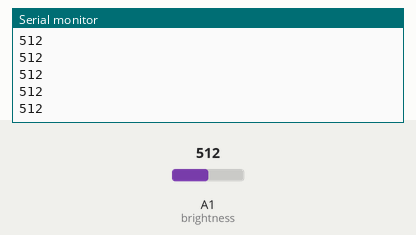
Simulated run of this sketch. Board: Arduino Uno, built with avr-gcc and run on an emulated ATmega328P. Parts: the last lines printed to the serial monitor. The inputs (shaded band) are chosen by the test bench; at power-on: A1 (brightness) = 512.

Above: at 1.2 s.
1.3 s: A1 (brightness) set to 716
At 1.41 s:
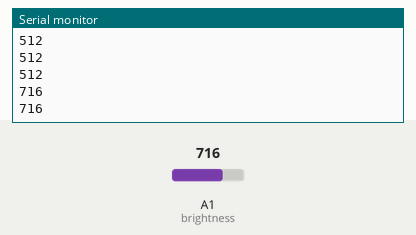
2.8 s: A1 (brightness) set to 900
At 2.82 s:
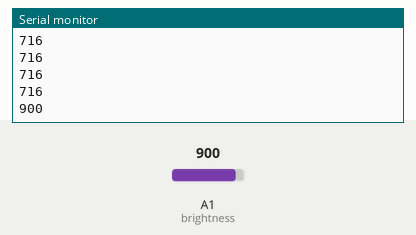
Timing chart, 0 to 5.8 s (numbered marks = the images above; inputs shaded):
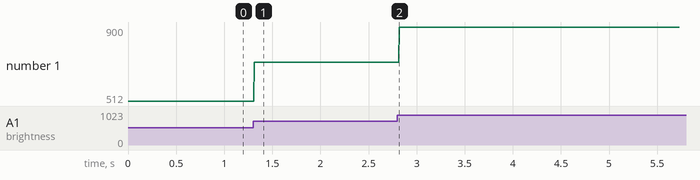

Measured:
- after the input at 1.3 s, the serial monitor: prints a new line at once (image 1)
- after the input at 2.8 s, the serial monitor: prints a new line at once (image 2)
- plotted number 1: 512 → 716 after the input at 1.3 s, 716 → 900 after the input at 2.8 s

The sketch:

brightness.ino
```cpp
#define brightness A1

void setup() {
  Serial.begin(9600);
  pinMode(brightness, INPUT);
}

void loop() {
  int b;
  b = checkLight();
  Serial.println(b);
}

int checkLight(){
  int bright;

  bright = analogRead(brightness);
  Serial.println(bright);
  delay(100);
  return bright;
}
```
